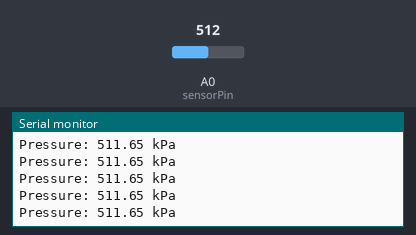
Recording of a sketch running on a simulated Arduino Uno, built with avr-gcc and run on an emulated ATmega328P. On the bench: the last lines printed to the serial monitor. The test bench sets the inputs (shaded band); at power-on: A0 (sensorPin) = 512.

Above: at 1.2 s.
1.3 s: A0 (sensorPin) set to 716
At 1.42 s:
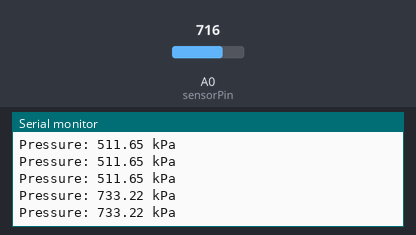
2.8 s: A0 (sensorPin) set to 900
At 2.83 s:
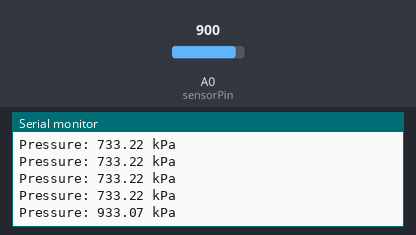
Timing chart, 0 to 5.8 s (numbered marks = the images above; inputs shaded):
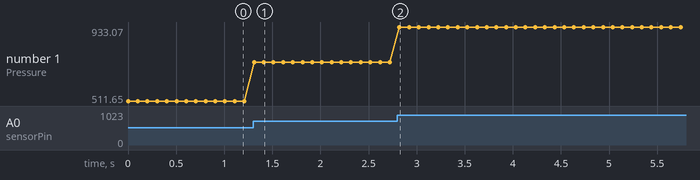

The sketch:

ag2_starterkit_code.ino
```cpp
// Define the constants
const float VCC = 5.0;
const float alpha = 9.0 / 10000.0;
const float beta = 1.0 / 25.0;
const float offset = 0.0; // Offset parameter to adjust the 0 point (0 kPa). Adjust as needed based on your calibration data.

const int sensorPin = A0;

void setup() {
  // Start the serial communication
  Serial.begin(9600);
}

void loop() {
  // Read the analog voltage from the sensor
  int sensorValue = analogRead(sensorPin);

  // Convert the analog reading (which goes from 0 - 1023) to a voltage (0 - VCC)
  float voltage = sensorValue * (VCC / 1023.0);

  // Calculate the pressure using the formula
  float pressure = ((voltage / VCC - beta) / alpha) - offset;

  // Print the pressure value to the Serial Monitor
  Serial.print("Pressure: ");
  Serial.print(pressure);
  Serial.println(" kPa");

  // Wait for 100ms before reading again
  delay(100);
}
```

Measured:
- after the input at 1.3 s, the serial monitor: prints a new line at once (image 1)
- after the input at 2.8 s, the serial monitor: prints a new line at once (image 2)
- plotted number 1: 511.65 → 733.22 after the input at 1.3 s, 733.22 → 933.07 after the input at 2.8 s
